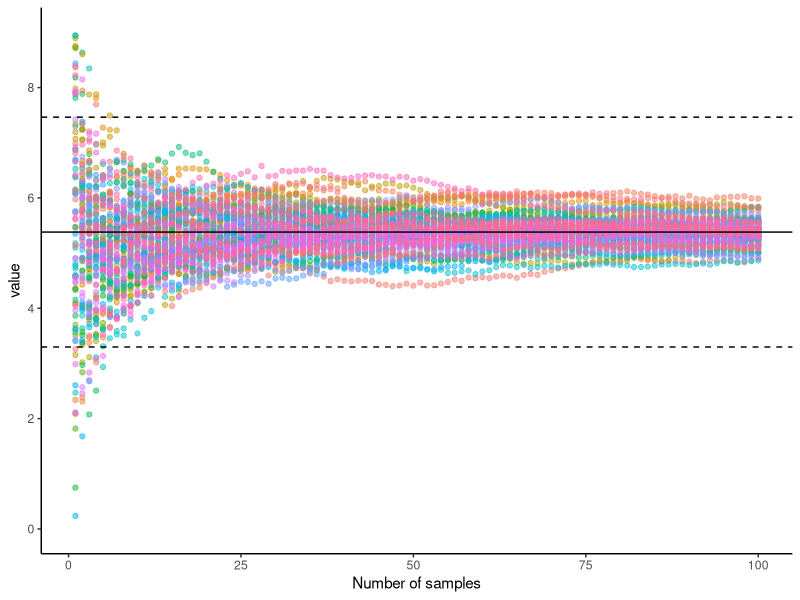

This chart was generated by the following R code:
library(tidyverse)
library(TTR)


#Lugol_stats <- data.frame("Experiment"= c("EXP","STAT","LSTAT_NH4", "LSTAT_NO3"), "Mean_c_length" = c(5.3807, 3.8943, NaN, NaN), "Variance_c_length" = c(2.0677, 1.6253,NaN,NaN))

Mean_average  <-5.3807  #The average used in the model
Variance_sd <-2.0833    #The sd used in the model
Number_of_samples <- 100#The maximum number of samples
Number_of_runs <- 100    #Number of times to run the model


Raw_dataframe_exp <- data.frame(matrix(0, ncol = Number_of_runs, nrow = Number_of_samples))  #Create a dataframe for the simulated data


for (i in 1:Number_of_samples) {
  
  
  Raw_dataframe_exp[i,]<- rnorm(Number_of_runs, mean=Mean_average, sd=Variance_sd)  #Create the simulated data 100 tines for the length of the empty dataframe
  
  }



Sliding_mean_exp <-data.frame(matrix(0, ncol = Number_of_runs, nrow = Number_of_samples)) #Create a dataframe for the sliding average
Sliding_sd_exp <-data.frame(matrix(0, ncol = Number_of_runs, nrow = Number_of_samples)) #Creating a dataframe for the slding sd

for (i in 1:Number_of_runs) { 
  
  Sliding_mean_exp[,i]  <- runMean(Raw_dataframe_exp[,i], n=1, cumulative = TRUE) #Create the sliding mean, cumulative adds the new number each time, n determines when the firs value should be 
  Sliding_sd_exp[,i] <- runSD(Raw_dataframe_exp[,i], n=1, cumulative = TRUE) #same but for sd
  
  
  
}

data_long <- gather(Sliding_mean_exp)  #this rearange the data to a format that can acctually be plotted
data_long$n_sample <- rep(1:Number_of_samples, times=Number_of_runs) # This adds the number of samples that is used for the average, THIS WILL NEED TO CHANGE IF I WANT TO CHANGE NUMBER OF RUNS AND MAX NUMBER OF SAMPLES!


ggplot(data_long, aes(x=n_sample, y=value, color=key))+
  geom_point(show.legend = FALSE, alpha=0.5)+
  geom_hline(aes(yintercept=Mean_average))+
  geom_hline(aes(yintercept=Mean_average-Variance_sd), linetype="dashed")+
  geom_hline(aes(yintercept=Mean_average+Variance_sd),linetype="dashed")+
  scale_y_continuous(limits = c(0,9), n.breaks = 6)+
  xlab("Number of samples")+
  theme_classic()
